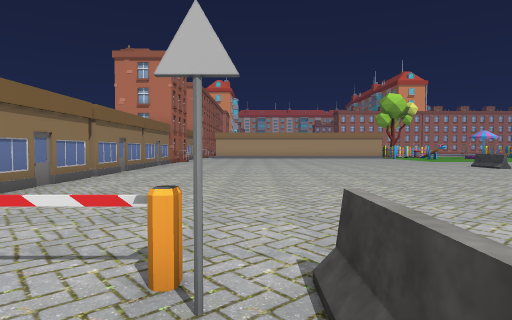
[1] (above)

24 first-person views from a walk through a 3-D level made in the Unity game engine. The camera is 1.4 m above the floor, tilts 2° down and sees 75° across. The floor is counted in squares, 2 m on a side. Each view is taken from the middle of a square. On the plan, view 1 faces up. The plan holds only what a view shows up to about 10 squares ahead; the rest is blank. The place goes on beyond the plan. The player is left out. Some animated figures are left out.

[2]
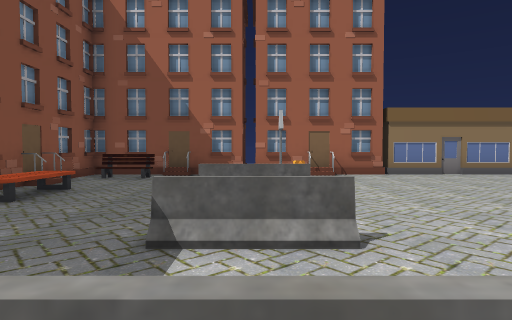

[3]
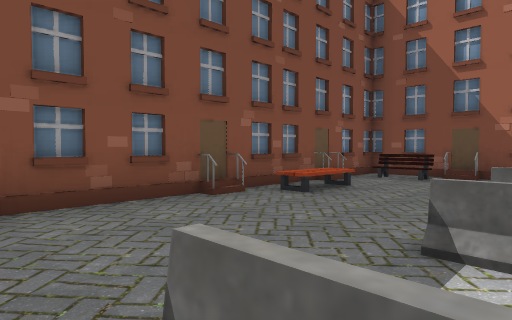

[4]
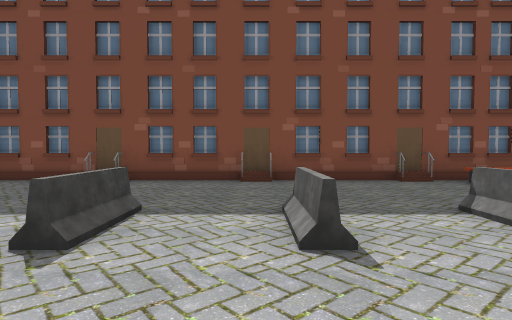

[5]
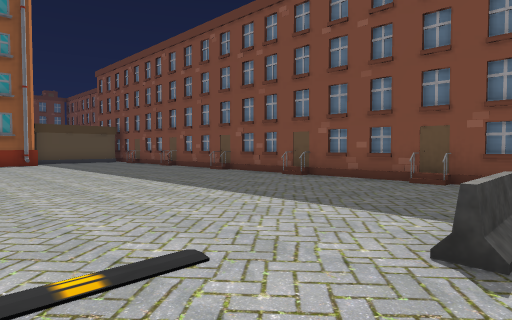

[6]
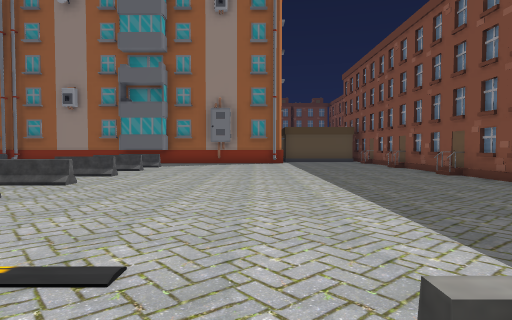

[7]
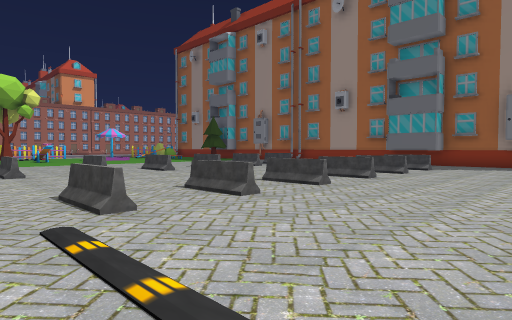

[8]
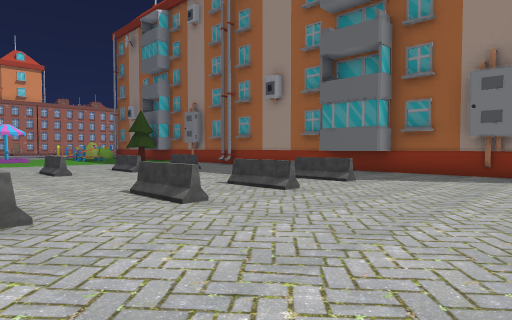

[9]
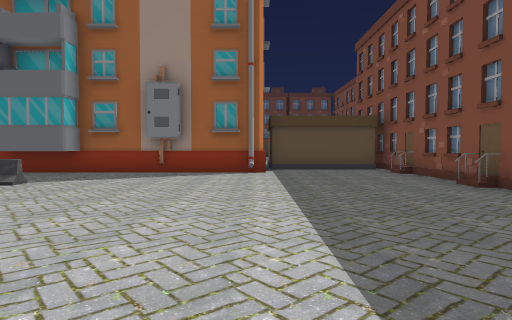

[10]
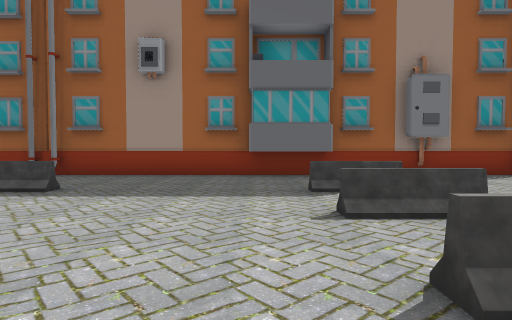

[11]
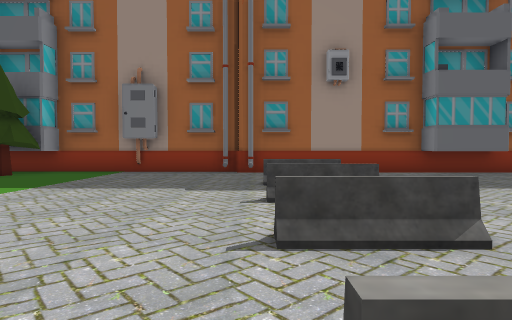

[12]
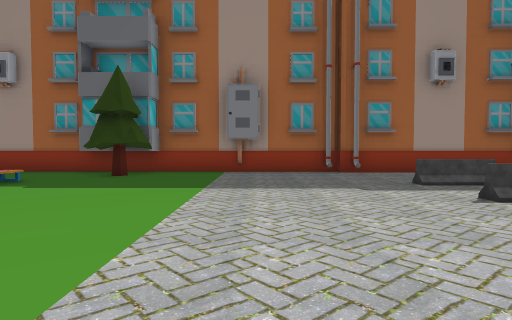

[13]
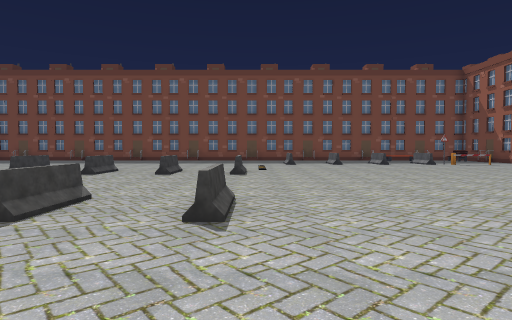

[14]
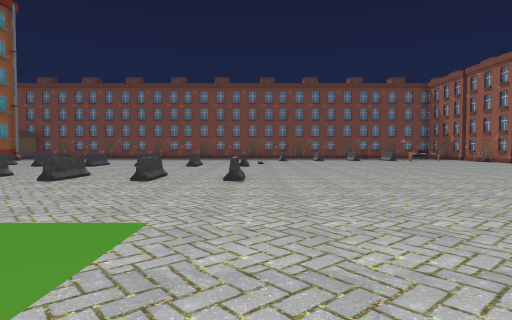

[15]
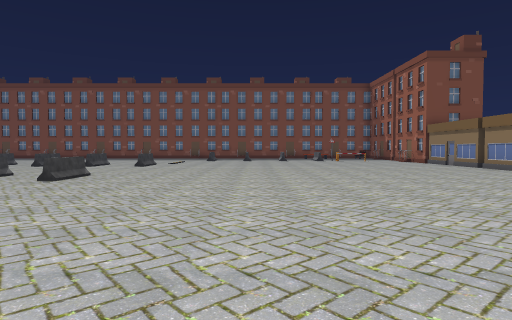

[16]
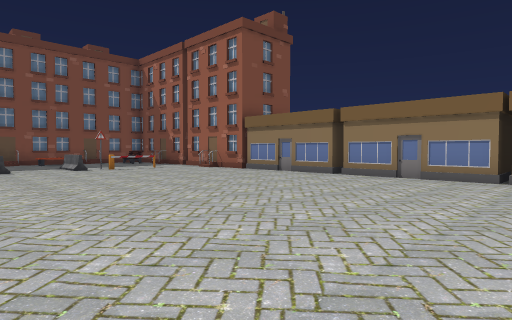

[17]
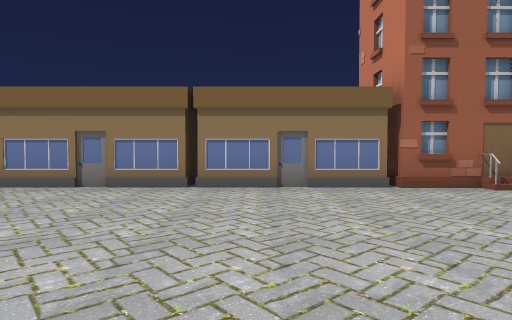

[18]
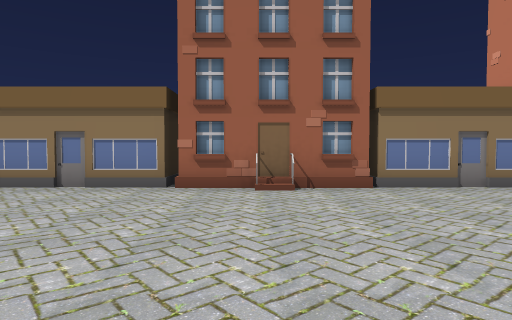

[19]
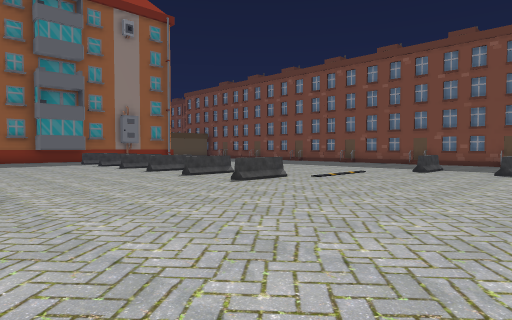

[20]
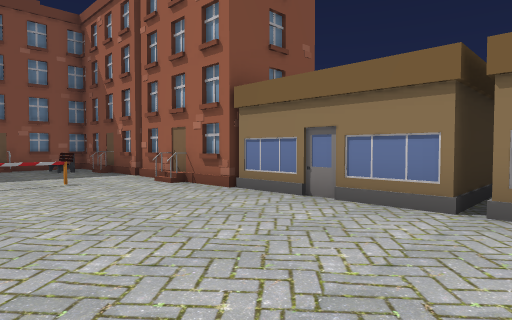

[21]
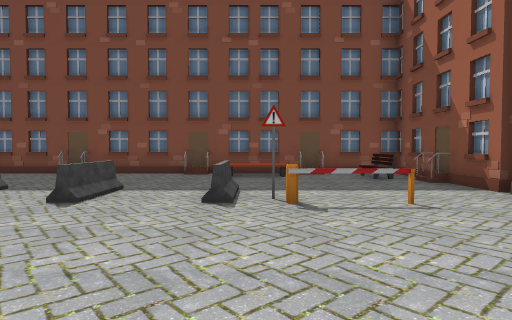

[22]
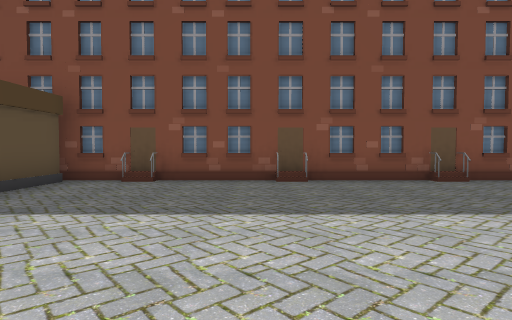

[23]
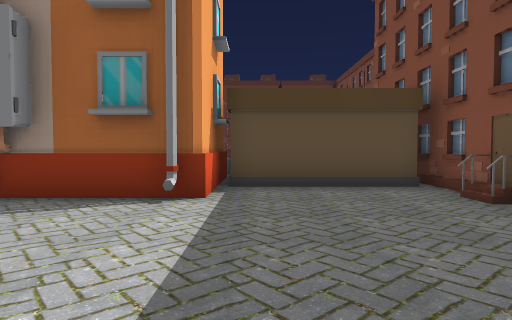

[24]
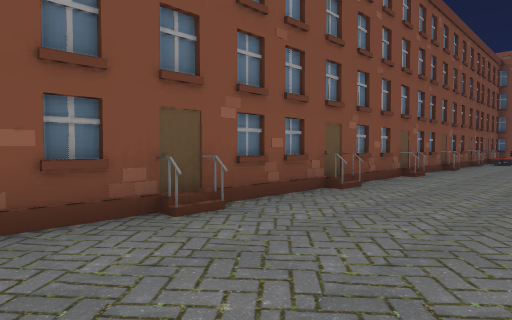

### Floor plan
Key: @ floor where view 1 was taken; # wall or solid block; . floor; / step, stairs or slope; = window, fence, low wall or low ledge; ^ raised ledge; H house; B barrier; S sign; E bench; T tree; O other object.
Columns run from 5 left of view 1 to 26 right of it. Each row starts with its distance up from view 1.
 20  H...    .   .        ...TT^
 19 ##....  ... ...     .....TT^
 18  #..............   ........#
 17 ##............... .........#
 16 #H.........................#
 15 #H.........................#
 14 ##.........................#
 13  #.........................#
 12 ##...........=.=.=.=.=.=...#
 11  H.........................#
 10  #.........................#
  9  H.........................#
  8 ##........................#^
  7  #...........=.=.=.=.=.=..#^
  6  #...........=.=.=.=.=.=...#
  5  H.........................#
  4  H.........................#
  3  #.........................#
  2  #..B......................#
  1  #...S.=.=.=...............#^^^O
  0  #...@......................#  H
 -1  #..........................#
 -2  HO..E......................##
 -3  #HH...H../H.H...H../H.H..H..#
 -4  #############################

Where each view was taken, in squares from view 1:
view 1: 0 up, 0 right, facing up
view 2: 1 up, 5 right, facing left
view 3: 1 up, 5 right, facing down-left
view 4: 4 up, 5 right, facing down
view 5: 4 up, 6 right, facing down-right
view 6: 2 up, 6 right, facing right
view 7: 2 up, 7 right, facing up-right
view 8: 2 up, 12 right, facing up-right
view 9: 1 up, 12 right, facing right
view 10: 8 up, 13 right, facing right
view 11: 13 up, 12 right, facing right
view 12: 16 up, 12 right, facing right
view 13: 16 up, 8 right, facing down
view 14: 20 up, 8 right, facing down
view 15: 20 up, 4 right, facing down
view 16: 13 up, 4 right, facing down-left
view 17: 13 up, 2 right, facing left
view 18: 17 up, 2 right, facing left
view 19: 12 up, 3 right, facing down-right
view 20: 9 up, 0 right, facing down-left
view 21: 6 up, 0 right, facing down
view 22: 4 up, 19 right, facing down
view 23: 0 up, 17 right, facing right
view 24: 0 up, 17 right, facing down-left
